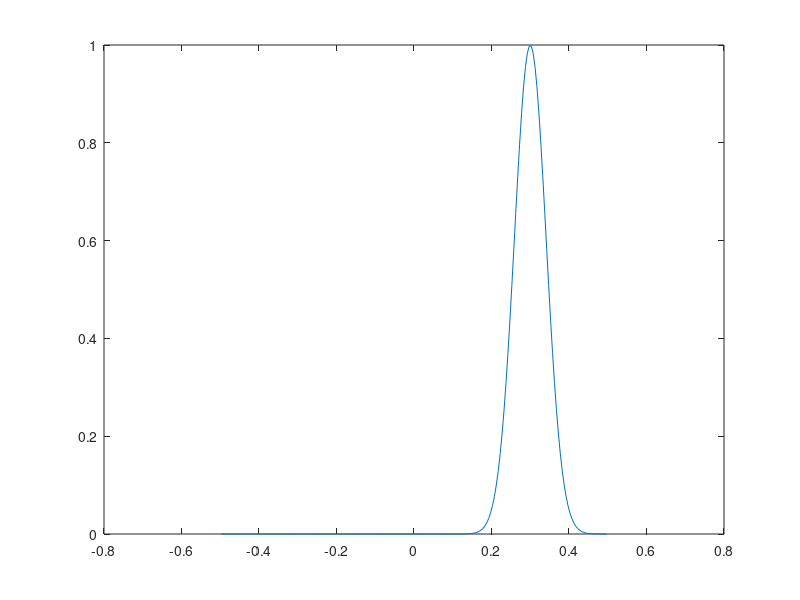

MATLAB code to generate this figure: (Note: this script raises an error after producing the figure.)
clear, figure(1), clf
% Physics
Lx      = 1;
rho0    = 1;
Vx0     = -0.3*0.03;
D       = 2e-4;
% numerics
nx      = 200;
dx      = Lx/(nx);
nout    = 10;
dt      = min(dx.^2/D/2.1,dx/abs(Vx0)/1.1);
% Initialization
Xv      = -Lx/2:dx:Lx/2;
Xc      = -(Lx-dx)/2:dx:(Lx-dx)/2;
rho     = rho0*exp(-300*(Xv+0).^2);
rho     = rho0*exp(-300*(Xc-0.3).^2);
rho2    = rho;
Vx      = Vx0*ones(1,nx+1);
LW = 0;
Vx      = linspace(Vx0,Vx0/2,length(Vx));
plot(Xc, rho)
% Action
for it = 1:5e4
    Vxc          = 0.5*(Vx(1:end-1)+Vx(2:end));
    rhoc         = 0.5*(rho(1:end-1)+rho(2:end));
    qx           = -D*diff(rho)/dx;
%     Fx           = rho.*av(Vx) + [av(qx(1:2)) av(qx) av(qx(end-1:end))];
    Fx           = rho.*av(Vx) + [qx(1) av(qx) qx(end)];
    Fxc          = av(Fx) + (- sign(Vx(2:end-1)) + LW.*(sign(Vx(2:end-1))-Vx(2:end-1)*dt/dx) ).*diff(Fx)/2 ;
    rho(2:end-1) = rho(2:end-1) - diff(Fxc)/dx*dt; 
    rho(end)     = rho(end) - (Vx(end)>0)*Vx(end)*(rho(end)-rho(end-1))/dx*dt;
    rho(1)       = rho(1  ) - (Vx(1  )<0)*Vx(1  )*(rho(2  )-rho(1    ))/dx*dt;
    qx2           = -D*diff(rho2)/dx;
    rho2         = rho2 - rho2.*diff(Vx)/dx*dt;
    rho2(2:end-1)= rho2(2:end-1) - diff(qx2)/dx*dt;
    rho2(2:end)  = rho2(2:end)   - (Vx0>0)*Vx(2:end-1).*diff(rho2)/dx*dt;
    rho2(1:end-1)= rho2(1:end-1) - (Vx0<0)*Vx(2:end-1).*diff(rho2)/dx*dt;
    if mod(it-1, nout) == 0
        plot(Xc, rho,'-',Xc, rho2,'--'), axis([-Lx/2 Lx/2 0 rho0]), drawnow
    end
end


function A = av(B)
    A = 0.5*(B(2:end)+B(1:end-1));
end


function [A] = advection2d(A,Vx,Vy,dx,dy,dt)
%Function advection 2d is a function that is used for upwind
%advection in 2d problems
dtadv = dt;
A(1:end-1,:) = A(1:end-1,:) - (Vx(2:end-1,:)<0).*Vx(2:end-1,:).*diff(A,1,1)/dx*dtadv;
A(2:end  ,:) = A(2:end  ,:) - (Vx(2:end-1,:)>0).*Vx(2:end-1,:).*diff(A,1,1)/dx*dtadv;        
A(:,1:end-1) = A(:,1:end-1) - (Vy(:,2:end-1)<0).*Vy(:,2:end-1).*diff(A,1,2)/dy*dtadv;
A(:,2:end  ) = A(:,2:end  ) - (Vy(:,2:end-1)>0).*Vy(:,2:end-1).*diff(A,1,2)/dy*dtadv;
return
end


